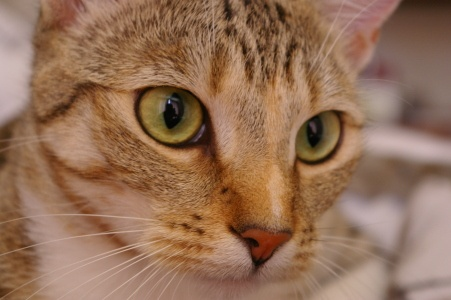
#> input picture data/scene.jpg, 451 x 300 px, found by its file name
$ jupyter execute work.ipynb   (shell and % lines are left out)
#> lines starting #> are read from the running program, lines starting #| are printed output that depends on the picture
# №10. Морфологические операции

Реализуем алгоритм van Herk — Gil — Werman для минимума и максимума в скользящем окне.
Перенесём его на прямоугольное окно изображения и сравним очистку шума «соль/перец»
двумя морфологическими цепочками и медианным фильтром.

Все вычисления выполняются в NumPy. Окна центрированы, их размеры — положительные
нечётные числа. На границах продолжаем крайний пиксель (`edge`).

[cell 1]
import numpy as np
import matplotlib.pyplot as plt
from PIL import Image

[cell 2]
plt.rcParams['figure.dpi'] = 110
plt.rcParams['image.cmap'] = 'gray'
plt.rcParams['image.interpolation'] = 'nearest'


def to_uint8(image):
    return np.clip(np.rint(image), 0, 255).astype(np.uint8)


def show_images(images, titles, cols=3, figsize=None):
    rows = (len(images) + cols - 1) // cols
    if figsize is None:
        figsize = (4 * cols, 3.2 * rows)
    fig, axes = plt.subplots(rows, cols, figsize=figsize, squeeze=False)
    for ax in axes.flat:
        ax.axis('off')
    for ax, image, title in zip(axes.flat, images, titles):
        if image.ndim == 2:
            ax.imshow(image, vmin=0, vmax=255)
        else:
            ax.imshow(to_uint8(image))
        ax.set_title(title)
    plt.tight_layout()
    plt.show()

## 1. Одномерный алгоритм van Herk — Gil — Werman

После продолжения границ разбиваем массив $a$ на блоки длины $k$.
В каждом блоке считаем два массива:

- $P_i$ — экстремум от начала блока до позиции $i$;
- $S_i$ — экстремум от позиции $i$ до конца блока.

Для окна с началом $j$ и концом $j+k-1$ получаем:

$$R_j=\operatorname{ext}(S_j, P_{j+k-1}),\qquad
\operatorname{ext}\in\{\min,\max\}.$$

Окно длины $k$ пересекает максимум два блока. Каждый элемент участвует в одном
прямом и одном обратном накоплении. Поэтому вычисление экстремумов и их объединение
занимают $O(n)$ операций.

При $k\geq 2n-1$ каждое центрированное окно охватывает весь исходный массив.
В этом случае сразу используем общий экстремум. Для остальных размеров длина
массива с продолженными границами меньше $3n$.

[cell 3]
def block_extrema(values, size, mode="min"):
    """Префиксы и суффиксы экстремумов внутри блоков длины size."""
#> called with values = array of shape (15,), size = 5, mode = 'max'
    operation = np.minimum if mode == "min" else np.maximum
    prefix = np.empty_like(values)
    suffix = np.empty_like(values)
    for start in range(0, values.size, size):
        stop = min(start + size, values.size)
        block = values[start:stop]
        prefix[start:stop] = operation.accumulate(block)
        suffix[start:stop] = operation.accumulate(block[::-1])[::-1]
    return prefix, suffix


def vhgw_1d(values, size=3, mode="min"):
    """Минимум или максимум в центрированном окне за O(n)."""
    values = np.asarray(values)
    operation = np.minimum if mode == "min" else np.maximum
    if size >= 2 * values.size - 1:
        return np.full_like(values, operation.reduce(values))

    radius = size // 2
    padded = np.pad(values, radius, mode="edge")
    prefix, suffix = block_extrema(padded, size, mode)
    start = np.arange(values.size)
    end = start + size - 1
    return operation(suffix[start], prefix[end])

[cell 4]
signal = np.array([3, 7, 2, 4, 9, 2, 1, 10, 3, 8, 11], dtype=np.int16)
window = 5
padded = np.pad(signal, window // 2, mode="edge")
prefix, suffix = block_extrema(padded, window, "max")
print("Продолженный массив:", padded)
print("Префиксы максимумов: ", prefix)
print("Суффиксы максимумов: ", suffix)
print("Минимум в окне 5:    ", vhgw_1d(signal, window, "min"))
print("Максимум в окне 5:   ", vhgw_1d(signal, window, "max"))

fig, ax = plt.subplots(figsize=(9, 3.5))
for values, label in [(signal, "Исходный сигнал"),
                      (vhgw_1d(signal, window, "min"), "Минимум"),
                      (vhgw_1d(signal, window, "max"), "Максимум")]:
    ax.plot(values, marker="o", markersize=4, label=label)
ax.set(xlabel="Позиция", ylabel="Значение", title="Центрированное окно из пяти отсчётов")
ax.legend()
fig.tight_layout()
plt.show()
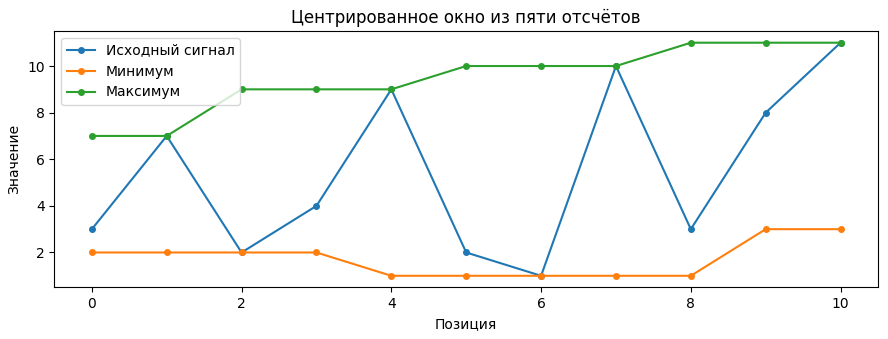
#> figure drawn by matplotlib, 1 panel; curve peaks at x = 10, y = 11; curve peaks at x = 9, y = 3; curve peaks at x = 8, y = 11

## 2. Двумерный вариант через транспонирование

Для прямоугольного окна $h\times w$ экстремум можно вычислить последовательно:
сначала вдоль строк по $w$ пикселям, затем вдоль столбцов по $h$ пикселям.
Транспонирование превращает столбцы в строки. В конце возвращаем исходный порядок осей.

$$\min_{i,j} I[y+i,x+j]=\min_i\left(\min_j I[y+i,x+j]\right).$$

Для максимума действует такая же формула. При размере изображения $H\times W$
общее число операций равно $O(HW)$.

[cell 5]
def vhgw_2d(image, window=(3, 3), mode="min"):
    """Прямоугольный фильтр: строки, транспонирование, строки, возврат осей."""
    image = np.asarray(image)
    height, width = window
    rows = np.stack([vhgw_1d(row, width, mode) for row in image])
    transposed = rows.T
    columns = np.stack([vhgw_1d(row, height, mode) for row in transposed])
    return columns.T


rgb = np.array(Image.open("data/scene.jpg").convert("RGB"))
#> rgb is the input picture: shape (300, 451, 3); mean R, G, B 147.7, 111.4, 86.8
gray = to_uint8(rgb.astype(float) @ np.array([0.2126, 0.7152, 0.0722]))
rows_min = np.stack([vhgw_1d(row, 7, "min") for row in gray])
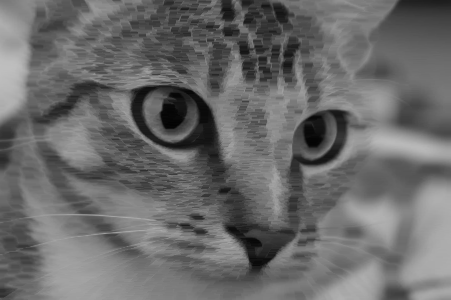
#> rows_min: shape (300, 451); min 3, max 191, mean 106.5
rectangle_min = np.stack([vhgw_1d(row, 3, "min") for row in rows_min.T]).T
print("Размер изображения:", gray.shape)
#| Размер изображения: (300, 451)
show_images([gray, rows_min, rectangle_min],
            ["Исходное", "Минимум по строкам: 1×7", "После прохода по столбцам: 3×7"])
#> in show_images, `rows = (len(images) + cols - 1) // cols`: rows = 1
#> in show_images, `figsize = (4 * cols, 3.2 * rows)`: figsize = (12, 3.2)
#> the loop in show_images, `for ax in axes.flat:` made 3 passes
#> the loop in show_images, `for ax, image, title in zip(axes.flat, images, titles):` made 3 passes
#> title on passes 1 to 3: 'Исходное', 'Минимум по строкам: 1×7', 'После прохода по столбцам: 3×7'
#> in show_images, `plt.show()`:
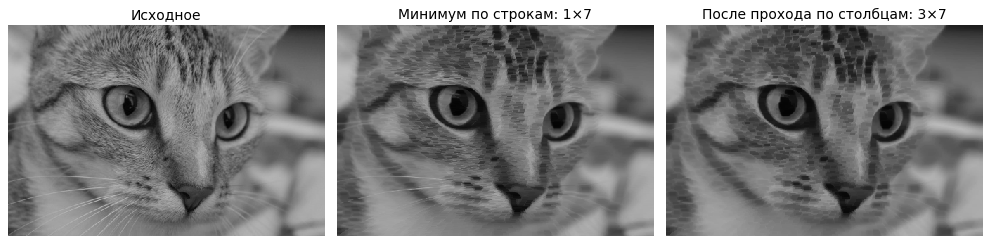
#> figure drawn by matplotlib, 3 panels

## 3. Эрозия, дилатация, открытие и закрытие

Используем плоское прямоугольное структурирующее окно $B$:

$$\varepsilon_B(I)=\min_B I,\qquad \delta_B(I)=\max_B I,$$
$$I\circ B=\delta_B(\varepsilon_B(I)),\qquad
I\bullet B=\varepsilon_B(\delta_B(I)).$$

Эрозия расширяет тёмные области. Дилатация расширяет светлые.
Открытие удаляет мелкие светлые элементы; закрытие заполняет мелкие тёмные промежутки.

[cell 6]
def erosion(image, window=(3, 3)):
#> called with window = (5, 5)
    return vhgw_2d(image, window, "min")


def dilation(image, window=(3, 3)):
#> called with window = (5, 5)
    return vhgw_2d(image, window, "max")


def opening(image, window=(3, 3)):
    return dilation(erosion(image, window), window)


def closing(image, window=(3, 3)):
    return erosion(dilation(image, window), window)


window = (5, 5)
show_images([gray, erosion(gray, window), dilation(gray, window),
             opening(gray, window), closing(gray, window)],
            ["Исходное", "Эрозия 5×5", "Дилатация 5×5", "Открытие 5×5", "Закрытие 5×5"], cols=3)
#> the loop in show_images (call 2), `for ax in axes.flat:` made 6 passes
#> the loop in show_images (call 2), `for ax, image, title in zip(axes.flat, images, titles):` made 5 passes
#> title on passes 1 to 5: 'Исходное', 'Эрозия 5×5', 'Дилатация 5×5', 'Открытие 5×5', 'Закрытие 5×5'

## 4. Шум «соль/перец» и сравнение фильтров

Выбираем 8% различных координат с `seed=42` и заменяем их яркости на 0 или 255
с равными вероятностями. Все методы получают один шумовой массив.

Сравниваем три метода с одинаковым окном:

1. открытие → закрытие;
2. закрытие → открытие;
3. медианный фильтр.

Медиану считаем напрямую в скользящем окне. Для оценки используем чистую фотографию:

$$\mathrm{MAE}=\frac{1}{N}\sum|I_{\mathrm{out}}-I|,\qquad
\mathrm{RMSE}=\sqrt{\frac{1}{N}\sum(I_{\mathrm{out}}-I)^2}.$$

Для всех методов действует одно правило продолжения границ — `edge`.

[cell 7]
def salt_pepper(image, fraction=0.08, seed=42):
#> called with fraction = 0.08, seed = 42
    result = np.asarray(image).copy()
    rng = np.random.default_rng(seed)
    count = round(fraction * result.size)
#> count = 10824
    coordinates = rng.choice(result.size, size=count, replace=False)
    result.flat[coordinates] = rng.choice([0, 255], size=count)
    return result


def median_filter(image, window=(3, 3)):
    image = np.asarray(image)
    height, width = window
    padded = np.pad(image, ((height // 2, height // 2), (width // 2, width // 2)), mode="edge")
    windows = np.lib.stride_tricks.sliding_window_view(padded, (height, width))
    return np.median(windows, axis=(-2, -1))


def errors(result, reference):
    difference = np.asarray(result, dtype=float) - np.asarray(reference, dtype=float)
    return np.mean(np.abs(difference)), np.sqrt(np.mean(difference**2))


noisy = salt_pepper(gray)
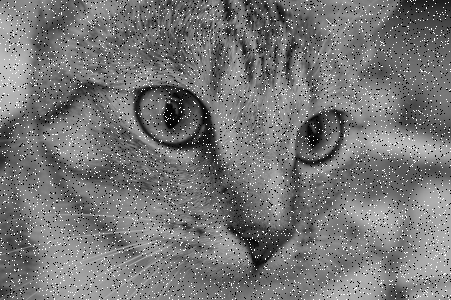
#> noisy: shape (300, 451); min 0, max 255, mean 118.2
show_images([gray, noisy], ["Чистое изображение", "Соль/перец: 8%"], cols=2)
print("Изменённая доля пикселей:", f"{np.mean(noisy != gray):.2%}")
#| Изменённая доля пикселей: 8.00%

[cell 8]
window = (3, 3)
opened = opening(noisy, window)
closed = closing(noisy, window)
#> in vhgw_2d (call 9), `columns = np.stack([vhgw_1d(row, height, mode) for row in transposed])`:
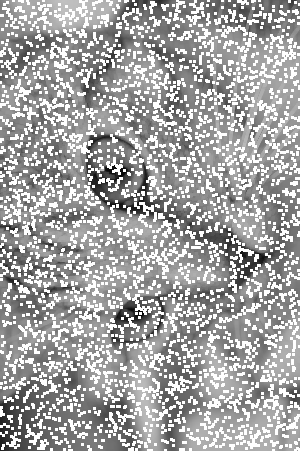
#> columns: shape (451, 300); min 7, max 255, mean 165.9
#> in dilation (call 5), `return vhgw_2d(image, window, "max")`:
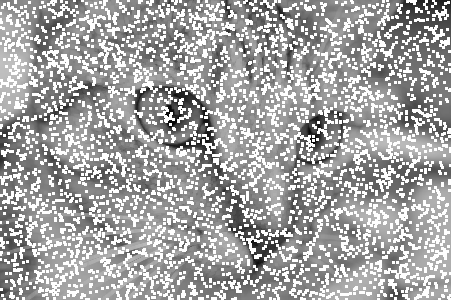
#> returned value: shape (300, 451); min 7, max 255, mean 165.9
#> in vhgw_2d (call 10), `rows = np.stack([vhgw_1d(row, width, mode) for row in image])`:
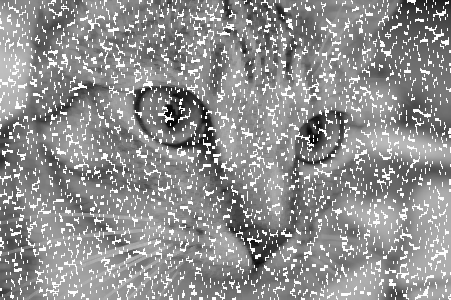
#> rows: shape (300, 451); min 7, max 255, mean 143.6
#> in vhgw_2d (call 10), `transposed = rows.T`:
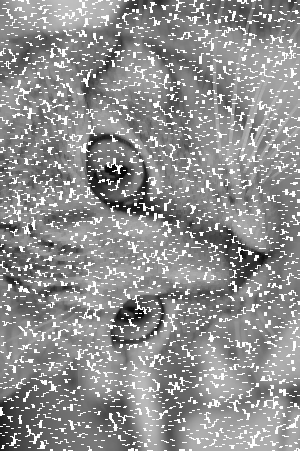
#> transposed: shape (451, 300); min 7, max 255, mean 143.6
open_close = closing(opened, window)
#> in vhgw_2d (call 11), `columns = np.stack([vhgw_1d(row, height, mode) for row in transposed])`:
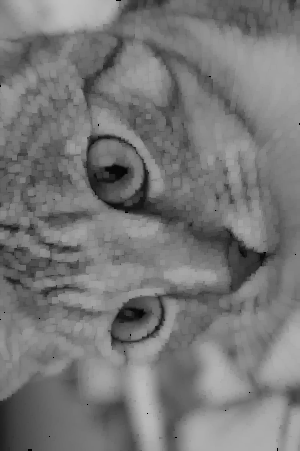
#> columns: shape (451, 300); min 0, max 191, mean 119.1
#> in dilation (call 6), `return vhgw_2d(image, window, "max")`:
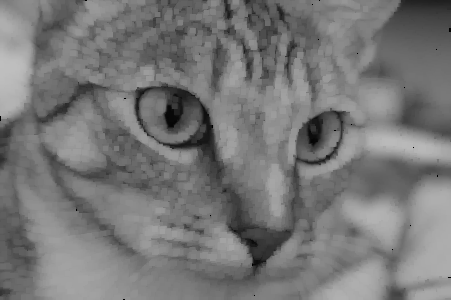
#> returned value: shape (300, 451); min 0, max 191, mean 119.1
close_open = opening(closed, window)
median = median_filter(noisy, window)

show_images([erosion(noisy, window), dilation(noisy, window), opened, closed,
             open_close, close_open],
            ["Эрозия 3×3", "Дилатация 3×3", "Открытие 3×3", "Закрытие 3×3",
             "Открытие → закрытие", "Закрытие → открытие"], cols=3)
show_images([gray, open_close, close_open, median],
            ["Чистое изображение", "Открытие → закрытие", "Закрытие → открытие", "Медиана 3×3"], cols=2)

[cell 9]
# Фрагмент вокруг глаза и усов показывает тонкие светлые и тёмные детали.
h, w = gray.shape
#> h = 300; w = 451
crop = np.s_[h // 3:2 * h // 3, w // 3:2 * w // 3]
show_images([gray[crop], noisy[crop], open_close[crop], close_open[crop], median[crop]],
            ["Чистый фрагмент", "Соль/перец", "Открытие → закрытие",
             "Закрытие → открытие", "Медиана 3×3"], cols=3)

methods = {"С шумом": noisy, "Открытие → закрытие": open_close,
           "Закрытие → открытие": close_open, "Медиана": median}
print(f"{'Метод':26s} {'MAE':>8s} {'RMSE':>8s}")
for name, result in methods.items():
    mae, rmse = errors(result, gray)
    print(f"{name:26s} {mae:8.3f} {rmse:8.3f}")
#> this loop made 4 passes
#> (name, mae, rmse) on passes 1 to 4: ('С шумом', 10.21, 37.34), ('Открытие → закрытие', 4.79, 10.13), ('Закрытие → открытие', 4.84, 10.84), ('Медиана', 2.69, 5.33)
#| С шумом                      10.212   37.338
#| Открытие → закрытие           4.793   10.126
#| Закрытие → открытие           4.836   10.838
#| Медиана                       2.694    5.330

filtered = {name: result for name, result in methods.items() if name != "С шумом"}
#> filtered = 3 items
best_mae = min(filtered, key=lambda name: errors(filtered[name], gray)[0])
#> best_mae = 'Медиана'
best_rmse = min(filtered, key=lambda name: errors(filtered[name], gray)[1])
#> best_rmse = 'Медиана'
print("Минимальная MAE в этом опыте:", best_mae)
#| Минимальная MAE в этом опыте: Медиана
print("Минимальная RMSE в этом опыте:", best_rmse)
#| Минимальная RMSE в этом опыте: Медиана

### Изменение размера окна

Повторяем сравнение для окна 5×5 на том же шумовом массиве.
Более крупное окно охватывает больше выбросов и сильнее меняет мелкую фактуру.

[cell 10]
window5 = (5, 5)
results5 = [closing(opening(noisy, window5), window5),
            opening(closing(noisy, window5), window5),
            median_filter(noisy, window5)]
names5 = ["Открытие → закрытие", "Закрытие → открытие", "Медиана"]
show_images([result[crop] for result in results5],
            [name + ", 5×5" for name in names5])
print(f"{'Метод, окно 5×5':26s} {'MAE':>8s} {'RMSE':>8s}")
for name, result in zip(names5, results5):
    mae, rmse = errors(result, gray)
    print(f"{name:26s} {mae:8.3f} {rmse:8.3f}")
#> this loop made 3 passes
#> (name, mae, rmse) on passes 1 to 3: ('Открытие → закрытие', 13.31, 26.9), ('Закрытие → открытие', 12.32, 24.99), ('Медиана', 4.15, 7.31)
#| Открытие → закрытие          13.306   26.903
#| Закрытие → открытие          12.320   24.989
#| Медиана                       4.152    7.314

$ run again, with data/text_photo_1.jpg copied over data/scene.jpg
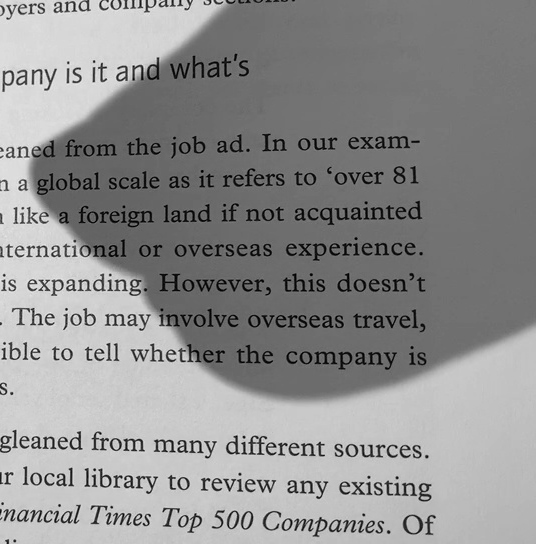
#> input picture data/text_photo_1.jpg, 536 x 544 px, found by its file name
#> in to_uint8, returned value is the input picture: shape (544, 536); min 0, max 243, mean 144
#| Размер изображения: (544, 536)
#> in show_images, `rows = (len(images) + cols - 1) // cols`: rows = 1
#> figsize = (12, 3.2)
#> the loop in show_images, `for ax in axes.flat:` made 3 passes
#> the loop in show_images, `for ax, image, title in zip(axes.flat, images, titles):` made 3 passes
#> title on passes 1 to 3: 'Исходное', 'Минимум по строкам: 1×7', 'После прохода по столбцам: 3×7'
#> the loop in show_images (call 2), `for ax in axes.flat:` made 6 passes
#> the loop in show_images (call 2), `for ax, image, title in zip(axes.flat, images, titles):` made 5 passes
#> title on passes 1 to 5: 'Исходное', 'Эрозия 5×5', 'Дилатация 5×5', 'Открытие 5×5', 'Закрытие 5×5'
#| Изменённая доля пикселей: 8.00%
#> in vhgw_2d (call 12), `columns = np.stack([vhgw_1d(row, height, mode) for row in transposed])`:
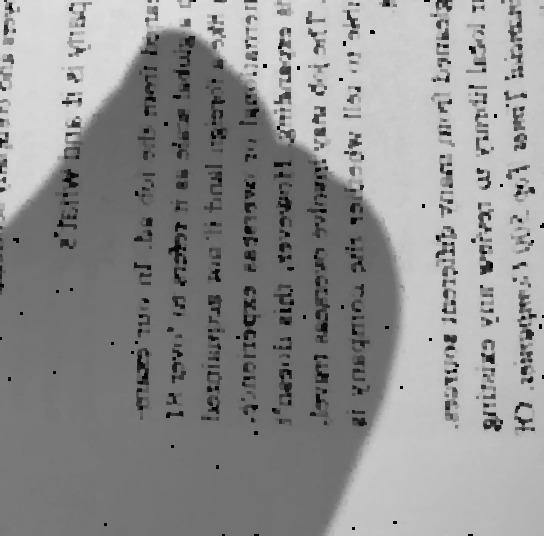
#> columns: shape (536, 544); min 0, max 221, mean 142.9
#> the loop `for name, result in methods.items():` made 4 passes
#> (name, mae, rmse) on passes 1 to 4: ('С шумом', 10.2, 39.18), ('Открытие → закрытие', 7.28, 22.69), ('Закрытие → открытие', 7.98, 25.18), ('Медиана', 3.49, 11.63)
#> (printed output is left out)
#> filtered = 3 items
#> best_mae = 'Медиана'
#| Минимальная MAE в этом опыте: Медиана
#| Минимальная RMSE в этом опыте: Медиана
#> the loop `for name, result in zip(names5, results5):` made 3 passes
#> (name, mae, rmse) on passes 1 to 3: ('Открытие → закрытие', 17.73, 43.21), ('Закрытие → открытие', 14.44, 38.21), ('Медиана', 6.97, 20.93)
#> (printed output is left out)
